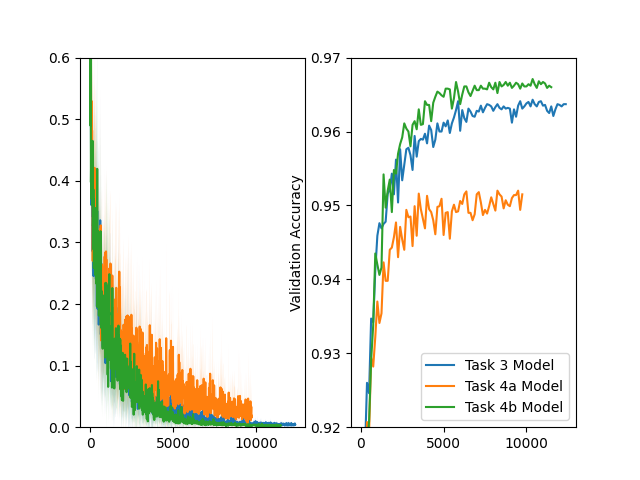

Python code for this plot:
import utils
import matplotlib.pyplot as plt
from task2a import pre_process_images, one_hot_encode, SoftmaxModel
from task2 import SoftmaxTrainer
import numpy as np


if __name__ == "__main__":
    # hyperparameters DO NOT CHANGE IF NOT SPECIFIED IN ASSIGNMENT TEXT
    num_epochs = 50
    learning_rate = .1
    batch_size = 32
    neurons_per_layer = [64, 10]
    momentum_gamma = .9  # Task 3 hyperparameter
    shuffle_data = True

    use_improved_weight_init = True
    use_improved_sigmoid = True
    use_momentum = False

    # Load dataset
    X_train, Y_train, X_val, Y_val = utils.load_full_mnist()

    mean = np.mean(X_train)
    std = np.std(X_train)

    X_train = pre_process_images(X_train, mean, std)
    X_val = pre_process_images(X_val, mean, std)
    Y_train = one_hot_encode(Y_train, 10)
    Y_val = one_hot_encode(Y_val, 10)

    model = SoftmaxModel(
        neurons_per_layer,
        use_improved_sigmoid,
        use_improved_weight_init)
    trainer = SoftmaxTrainer(
        momentum_gamma, use_momentum,
        model, learning_rate, batch_size, shuffle_data,
        X_train, Y_train, X_val, Y_val,
    )
    train_history, val_history = trainer.train(num_epochs)

    # Example created for comparing with and without shuffling.
    # For comparison, show all loss/accuracy curves in the same plot
    # YOU CAN DELETE EVERYTHING BELOW!

    use_improved_weight_init = True
    use_improved_sigmoid = True
    use_momentum = False
    neurons_per_layer = [32, 10]


    model_no_shuffle = SoftmaxModel(
        neurons_per_layer,
        use_improved_sigmoid,
        use_improved_weight_init)
    trainer_shuffle = SoftmaxTrainer(
        momentum_gamma, use_momentum,
        model_no_shuffle, learning_rate, batch_size, shuffle_data,
        X_train, Y_train, X_val, Y_val,
    )
    train_history_no_shuffle, val_history_no_shuffle = trainer_shuffle.train(
        num_epochs)

    # Example created for comparing with and without shuffling.
    # For comparison, show all loss/accuracy curves in the same plot
    # YOU CAN DELETE EVERYTHING BELOW!

    use_improved_weight_init = True
    use_improved_sigmoid = True
    use_momentum = False
    neurons_per_layer = [128, 10]


    model_no_shuffle_1 = SoftmaxModel(
        neurons_per_layer,
        use_improved_sigmoid,
        use_improved_weight_init)
    trainer_shuffle_1 = SoftmaxTrainer(
        momentum_gamma, use_momentum,
        model_no_shuffle_1, learning_rate, batch_size, shuffle_data,
        X_train, Y_train, X_val, Y_val,
    )
    train_history_no_shuffle_1, val_history_no_shuffle_1 = trainer_shuffle_1.train(
        num_epochs)
        

    plt.subplot(1, 2, 1)
    utils.plot_loss(train_history["loss"],
                    "Task 3 Model", npoints_to_average=10)
    utils.plot_loss(
        train_history_no_shuffle["loss"], "Task 4a Model", npoints_to_average=10)
    utils.plot_loss(
        train_history_no_shuffle_1["loss"], "Task 4b Model", npoints_to_average=10)
    plt.ylim([0, 0.6])
    plt.subplot(1, 2, 2)
    plt.ylim([0.92, .97])
    utils.plot_loss(val_history["accuracy"], "Task 3 Model")
    utils.plot_loss(
        val_history_no_shuffle["accuracy"], "Task 4a Model")
    utils.plot_loss(
        val_history_no_shuffle_1["accuracy"], "Task 4b Model")
    plt.ylabel("Validation Accuracy")
    plt.legend()
    plt.savefig("task4a_4b.png")
    plt.show()
 